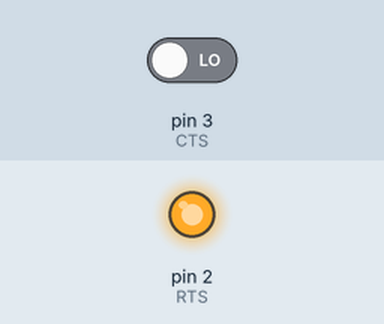
Simulated run of this sketch. Board: Arduino Uno, built with avr-gcc and run on an emulated ATmega328P. Shown: output pins drawn as LEDs (lit = HIGH). Dashed ring = blinking. The test bench sets the inputs (shaded band); at power-on: pin 3 (CTS) LOW. Pins used as bus, display or sensor lines are not drawn; what the sketch prints to the serial monitor is not drawn.

Above: at 1.2 s.
1.3 s: pin 3 (CTS) driven HIGH
At 4.2 s:
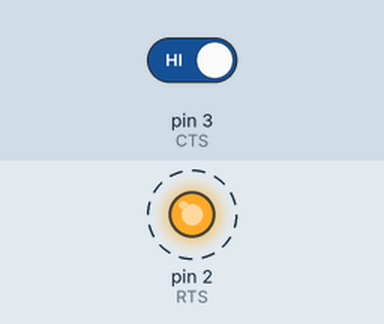
4.3 s: pin 3 (CTS) driven LOW
At 4.9 s:
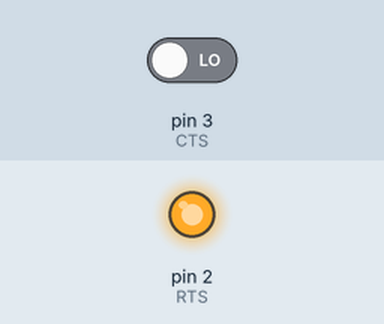
Timing chart, 0 to 7.3 s (numbered marks = the images above; inputs shaded):
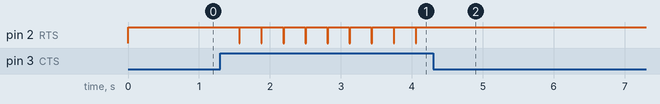

The sketch:

Serial.ino
```cpp
#define PINO_RX 0 // Pinagem padrão de RX
#define PINO_TX 1 // Pinagem padrão de Tx
#define RTS 2
#define CTS 3
#define BAUD_RATE 9600 // Velocidade de taxa de transmissão padrão
#define HALF_BAUD (1000/(2*BAUD_RATE)) // Usada para garantir a sincronia na transmissão

#include "Temporizador.h"

int bitsTransmitidos = 0;
char caractere;


// Calcula bit de paridade - Par ou ímpar
bool bitParidade(char dado) {
  int numBitsSet = 0; // Variável para contar o número de bits setados para 1

  for (int i = 0; i < 8; i++) {
    if (bitRead(dado, i) == 1) {
      numBitsSet++;
    }
  }

  // Verifica se o número de bits setados é par ou ímpar
  if (numBitsSet % 2 == 0) {
    return true; // Paridade par (retorna true)
  } else {
    return false; // Paridade ímpar (retorna false)
  }
}

// Rotina de interrupcao do timer1
// O que fazer toda vez que 1s passou?
ISR(TIMER1_COMPA_vect){
  if(digitalRead(CTS) == HIGH){
    if(bitsTransmitidos == 8){
      digitalWrite(PINO_TX, bitParidade(caractere)); // Envia o bit de paridade
    }else{
      digitalWrite(PINO_TX, bitRead(caractere, bitsTransmitidos));
      bitsTransmitidos += 1;
    }
  }
}

// Executada uma vez quando o Arduino reseta
void setup(){
  //desabilita interrupcoes
  noInterrupts();

  // Configura porta serial (Serial Monitor - Ctrl + Shift + M)
  Serial.begin(BAUD_RATE);

  // Inicializa pinos
  pinMode(PINO_TX, OUTPUT);
  pinMode(RTS, OUTPUT);
  pinMode(CTS, INPUT);

  configuraTemporizador(BAUD_RATE);

  // habilita interrupcoes
  interrupts();
}

void loop() {
  // seta o rts
  digitalWrite(RTS, HIGH);
  while(digitalRead(CTS) == LOW)
    Serial.println('Esperando resposta.');
  iniciaTemporizador();

  caractere = Serial.read(); // Lê o caractere da porta serial

  while(bitsTransmitidos != 8)
    Serial.print('.');

  bitsTransmitidos = 0;

  digitalWrite(RTS, LOW);
  paraTemporizador();
}
```

Temporizador.h
```cpp
#define EMISSOR 'EMISSOR'
#define RECEPTOR 'RECEPTOR'


void configuraTemporizador(int baud_rate){
  int frequencia;
  frequencia = constrain(baud_rate,1,1500);
  //set timer1 interrupt
  TCCR1A = 0;// set entire TCCR1A register to 0
  TCCR1B = 0;// same for TCCR1B
  TCNT1  = 0;//initialize counter value to 0
  //OCR1A = contador;// = (16*10^6) / (10*1024) - 1 (must be <65536)
  OCR1A = ((16 * pow(10,6))/(1024*frequencia)) - 1;
  // turn on CTC mode (clear time on compare)
  TCCR1B |= (1 << WGM12);
  // Turn T1 off
  TCCR1B &= 0xF8;
  // Disable interrupts
  TIMSK1 = 0;
  TIFR1 = 0;
}

void iniciaTemporizador(){
  Serial.println("T1 iniciado");
  TCNT1 = 0;//initialize counter value to 0
  TIFR1 = 0;
  // enable timer compare interrupt
  TIMSK1 |= (1 << OCIE1A);
  // Set CS10 and CS12 bits for 1024 prescaler
  TCCR1B |= (1 << CS12) | (1 << CS10);
}

void paraTemporizador(){
  Serial.println("T1 parado");
    // Turn T1 off
  TCCR1B &= 0xF8;
  TIMSK1 = 0;
}
```

Measured:
- after the input at 1.3 s, pin 2 (RTS): alternates HIGH for 0.30 s and LOW for 0.01 s, starting after 0.27 s
- after the input at 4.3 s, pin 2 (RTS): stops changing and stays HIGH
